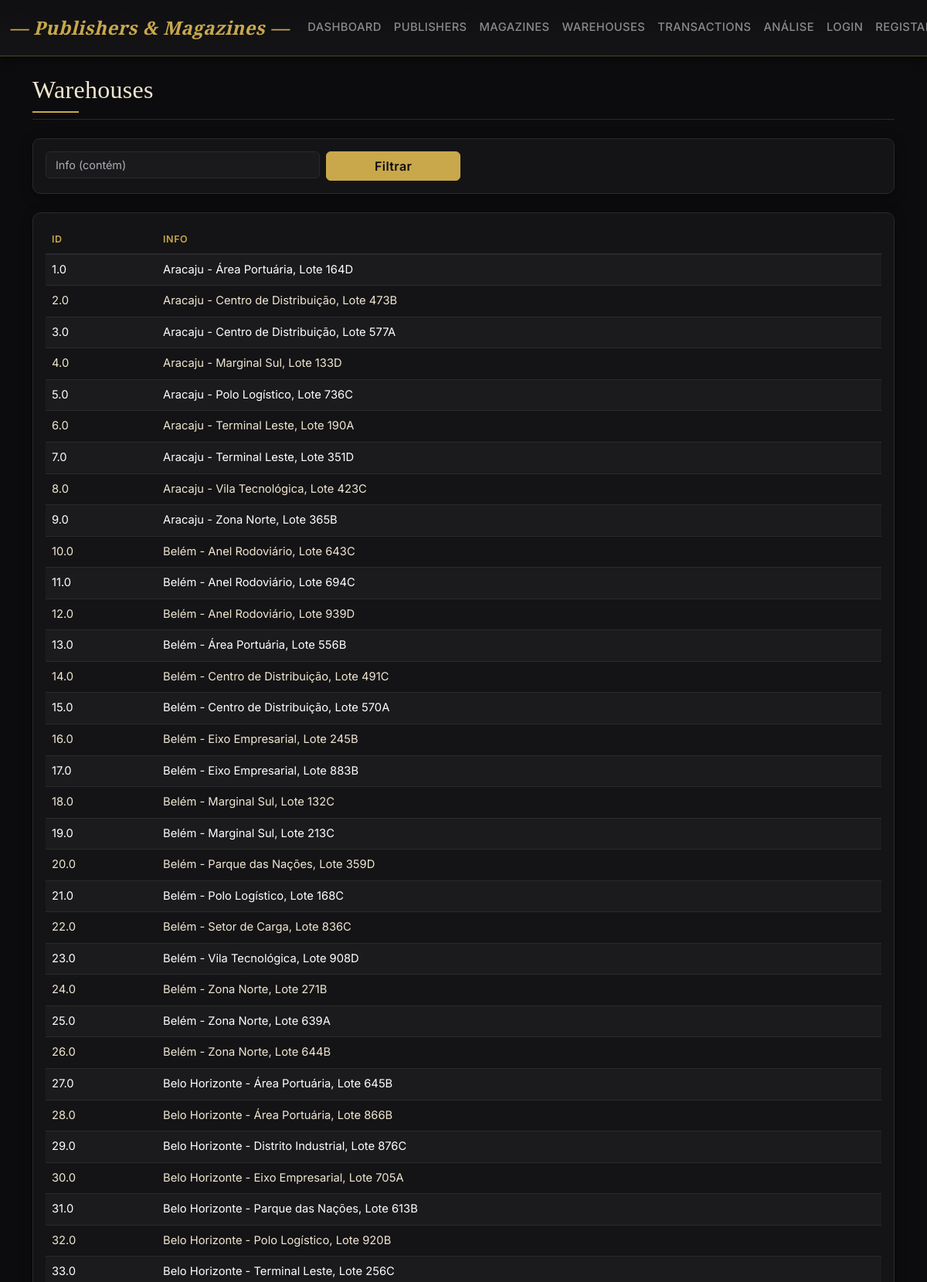
The app's page /warehouses (upper part) with its own data.
### tables this page shows
CREATE TABLE "warehouses" (
"warehouses_id" REAL,
  "warehouses_info" TEXT
);

### flask_app.py (the view)
@app.route("/warehouses")
def warehouses():
    f_info = request.args.get("f_info", "").strip()
    query = "SELECT * FROM warehouses WHERE 1=1"
    params = []
    if f_info:
        query += " AND warehouses_info LIKE ?"
        params.append(f"%{f_info}%")
    query += " ORDER BY warehouses_id"
    df = query_df(query, params)
    return render_template("warehouses.html", rows=df.to_dict("records"), f_info=f_info)

### flask_app.py (called while the page is built)
def get_conn():
    return sqlite3.connect(str(DB_PATH))

def query_df(query, params=()):
    conn = get_conn()
    df = pd.read_sql_query(query, conn, params=params)
    conn.close()
    return df

### templates/warehouses.html (shortened to what this page needs)
{% extends "base.html" %}
{% block content %}
<h2 class="mb-4">Warehouses</h2>
<div class="card p-3 mb-4">
    <form method="get" class="row g-2">
        <div class="col-md-4">
            <input type="text" name="f_info" class="form-control" placeholder="Info (contém)" value="{{ f_info }}">
        </div>
        <div class="col-md-2">
            <button type="submit" class="btn btn-primary w-100">Filtrar</button>
        </div>
    </form>
</div>
<div class="card p-3">
    <div class="table-responsive">
        <table class="table table-striped">
            <thead><tr><th>ID</th><th>Info</th></tr></thead>
            <tbody>
                {% for row in rows %}
                <tr>
                    <td>{{ row.warehouses_id }}</td>
                    <td>{{ row.warehouses_info }}</td>
                </tr>
                {% endfor %}
            </tbody>
        </table>
    </div>
</div>
{% endblock %}

### static/css/style.css (style rules this page uses)
:root { --bg-body: #0c0c0e; --bg-card: #141416; --bg-elevated: #1a1a1d; --border-subtle: #2a2a2e; --border-gold: rgba(201, 168, 76, 0.35); --text-primary: #f0e6d2; --text-secondary: #8a8a8a; --accent-gold: #c9a84c; --accent-gold-hover: #ddb660; --accent-teal: #2dd4bf; --accent-coral: #e07a5f; --accent-sage: #81b29a; --font-serif: 'Playfair Display', Georgia, serif; --font-sans: 'Inter', system-ui, sans-serif; }
body { background-color: var(--bg-body); color: var(--text-primary); font-family: var(--font-sans); line-height: 1.6; }
h1, h2, h3, h4, h5, h6, .h1, .h2, .h3, .h4, .h5, .h6 { font-family: var(--font-serif); color: var(--text-primary); letter-spacing: 0.3px; }
h2 { border-bottom: 1px solid var(--border-subtle); padding-bottom: 0.5rem; margin-bottom: 1.5rem; }
h2::after { content: ''; display: block; width: 60px; height: 2px; background: var(--accent-gold); margin-top: 0.5rem; }
.card { background-color: var(--bg-card); border: 1px solid var(--border-subtle); border-radius: 10px; box-shadow: 0 4px 16px rgba(0, 0, 0, 0.4); transition: transform 0.2s ease, box-shadow 0.2s ease, border-color 0.2s ease; }
.table { --bs-table-bg: transparent; --bs-table-color: var(--text-primary); --bs-table-border-color: var(--border-subtle); --bs-table-striped-bg: rgba(255, 255, 255, 0.03); --bs-table-hover-bg: rgba(201, 168, 76, 0.06); font-size: 0.92rem; }
.table thead th { font-family: var(--font-sans); text-transform: uppercase; font-size: 0.78rem; letter-spacing: 0.6px; color: var(--accent-gold); border-bottom: 2px solid var(--border-subtle); font-weight: 600; }
.form-control, .form-select { background-color: var(--bg-elevated); border: 1px solid var(--border-subtle); color: var(--text-primary); font-size: 0.9rem; }
.btn-primary { background-color: var(--accent-gold); border-color: var(--accent-gold); color: #0c0c0e; font-weight: 600; letter-spacing: 0.4px; }

### records on screen
warehouses: warehouses_id "1.0", warehouses_info "Aracaju - Área Portuária, Lote 164D"
warehouses: warehouses_id "2.0", warehouses_info "Aracaju - Centro de Distribuição, Lote 473B"
warehouses: warehouses_id "3.0", warehouses_info "Aracaju - Centro de Distribuição, Lote 577A"
warehouses: warehouses_id "4.0", warehouses_info "Aracaju - Marginal Sul, Lote 133D"
warehouses: warehouses_id "5.0", warehouses_info "Aracaju - Polo Logístico, Lote 736C"
warehouses: warehouses_id "6.0", warehouses_info "Aracaju - Terminal Leste, Lote 190A"
warehouses: warehouses_id "7.0", warehouses_info "Aracaju - Terminal Leste, Lote 351D"
warehouses: warehouses_id "8.0", warehouses_info "Aracaju - Vila Tecnológica, Lote 423C"
warehouses: warehouses_id "9.0", warehouses_info "Aracaju - Zona Norte, Lote 365B"
warehouses: warehouses_id "10.0", warehouses_info "Belém - Anel Rodoviário, Lote 643C"
warehouses: warehouses_id "11.0", warehouses_info "Belém - Anel Rodoviário, Lote 694C"
warehouses: warehouses_id "12.0", warehouses_info "Belém - Anel Rodoviário, Lote 939D"
warehouses: warehouses_id "13.0", warehouses_info "Belém - Área Portuária, Lote 556B"
warehouses: warehouses_id "14.0", warehouses_info "Belém - Centro de Distribuição, Lote 491C"
warehouses: warehouses_id "15.0", warehouses_info "Belém - Centro de Distribuição, Lote 570A"
warehouses: warehouses_id "16.0", warehouses_info "Belém - Eixo Empresarial, Lote 245B"
warehouses: warehouses_id "17.0", warehouses_info "Belém - Eixo Empresarial, Lote 883B"
warehouses: warehouses_id "18.0", warehouses_info "Belém - Marginal Sul, Lote 132C"
warehouses: warehouses_id "19.0", warehouses_info "Belém - Marginal Sul, Lote 213C"
warehouses: warehouses_id "20.0", warehouses_info "Belém - Parque das Nações, Lote 359D"
warehouses: warehouses_id "21.0", warehouses_info "Belém - Polo Logístico, Lote 168C"
warehouses: warehouses_id "22.0", warehouses_info "Belém - Setor de Carga, Lote 836C"
warehouses: warehouses_id "23.0", warehouses_info "Belém - Vila Tecnológica, Lote 908D"
warehouses: warehouses_id "24.0", warehouses_info "Belém - Zona Norte, Lote 271B"
warehouses: warehouses_id "25.0", warehouses_info "Belém - Zona Norte, Lote 639A"
warehouses: warehouses_id "26.0", warehouses_info "Belém - Zona Norte, Lote 644B"
warehouses: warehouses_id "27.0", warehouses_info "Belo Horizonte - Área Portuária, Lote 645B"
warehouses: warehouses_id "28.0", warehouses_info "Belo Horizonte - Área Portuária, Lote 866B"
warehouses: warehouses_id "29.0", warehouses_info "Belo Horizonte - Distrito Industrial, Lote 876C"
warehouses: warehouses_id "30.0", warehouses_info "Belo Horizonte - Eixo Empresarial, Lote 705A"
warehouses: warehouses_id "31.0", warehouses_info "Belo Horizonte - Parque das Nações, Lote 613B"
warehouses: warehouses_id "32.0", warehouses_info "Belo Horizonte - Polo Logístico, Lote 920B"
warehouses: warehouses_id "33.0", warehouses_info "Belo Horizonte - Terminal Leste, Lote 256C"
